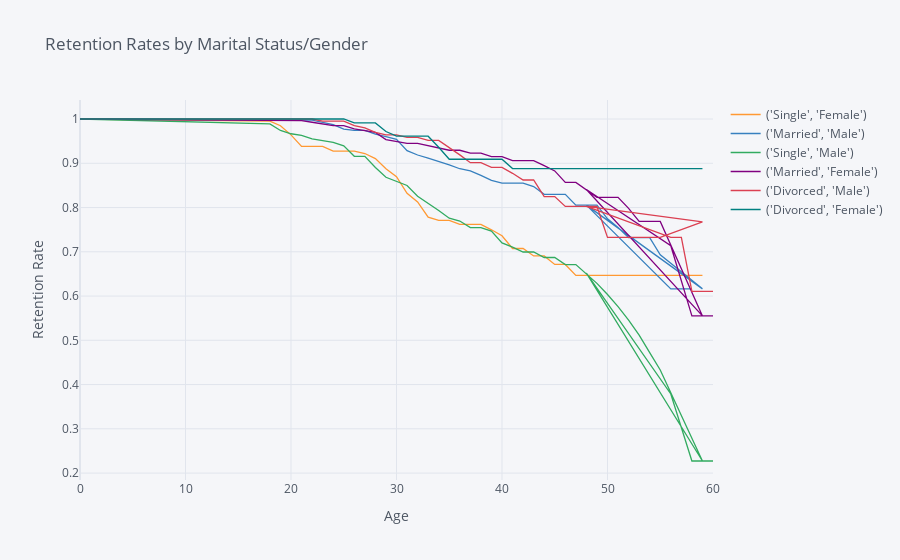

Here is the notebook cell this chart was saved with:
### Markdown cell above
## 6. Now that we have looked at the retention rates by gender and marital status individually, let's look at them together. 

Create a new field in the data set that concatenates marital status and gender, and then generate and plot a survival curve that shows the retention by this new field over the age of the employee.

### Code cell
data['gen_ms'] = list(zip(data['MaritalStatus'], data['Gender']))

rates = survival(data,'gen_ms', 'Age', 'Attrition')

rates.iplot(kind='line', xTitle='Age', yTitle='Retention Rate',
            title='Retention Rates by Marital Status/Gender')

### Figure 1 — Plotly figure (JSON) as saved in the notebook; plotly's stock layout.template omitted (floating-point values rounded to 4 significant figures)
{"data": [{"line": {"color": "rgba(255, 153, 51, 1.0)", "dash": "solid", "shape": "linear", "width": 1.3}, "mode": "lines", "name": "('Single', 'Female')", "text": "", "type": "scatter", "x": [0, 18, 19, 20, 21, 22, 23, 24, 25, 26, 27, 28, 29, 30, 31, 32, 33, 34, 35, 36, 37, 38, 39, 40, 41, 42, 43, 44, 45, 46, 47, 49, 50, 51, 52, 53, 54, 55, 59, 48, 56, 57, 58, 60], "y": [1, 0.995, 0.9848, 0.9641, 0.9381, 0.9381, 0.9381, 0.9275, 0.9275, 0.9275, 0.922, 0.9106, 0.8874, 0.8697, 0.8322, 0.8125, 0.7781, 0.7709, 0.7709, 0.7619, 0.7619, 0.7619, 0.7497, 0.7363, 0.7074, 0.7074, 0.6906, 0.6906, 0.6714, 0.6714, 0.6465, 0.6465, 0.6465, 0.6465, 0.6465, 0.6465, 0.6465, 0.6465, 0.6465, "", "", "", "", ""]}, {"line": {"color": "rgba(55, 128, 191, 1.0)", "dash": "solid", "shape": "linear", "width": 1.3}, "mode": "lines", "name": "('Married', 'Male')", "text": "", "type": "scatter", "x": [0, 18, 19, 20, 21, 22, 23, 24, 25, 26, 27, 28, 29, 30, 31, 32, 33, 34, 35, 36, 37, 38, 39, 40, 41, 42, 43, 44, 45, 46, 47, 49, 50, 51, 52, 53, 54, 55, 59, 48, 56, 57, 58, 60], "y": [1, 0.9988, 0.9988, 0.9988, 0.9988, 0.9975, 0.9925, 0.9874, 0.977, 0.9743, 0.9743, 0.9659, 0.96, 0.954, 0.9286, 0.9187, 0.9116, 0.9043, 0.8964, 0.8876, 0.8828, 0.8726, 0.8614, 0.8553, 0.8553, 0.8553, 0.8473, 0.8299, 0.8299, 0.8299, 0.8055, 0.8055, 0.7745, 0.7546, 0.7318, 0.7318, 0.7318, 0.6932, 0.6162, 0.8055, 0.6162, 0.6162, 0.6162, ""]}, {"line": {"color": "rgba(50, 171, 96, 1.0)", "dash": "solid", "shape": "linear", "width": 1.3}, "mode": "lines", "name": "('Single', 'Male')", "text": "", "type": "scatter", "x": [0, 18, 19, 20, 21, 22, 23, 24, 25, 26, 27, 28, 29, 30, 31, 32, 33, 34, 35, 36, 37, 38, 39, 40, 41, 42, 43, 44, 45, 46, 47, 49, 50, 51, 52, 53, 54, 55, 59, 48, 56, 57, 58, 60], "y": [1, 0.9889, 0.9741, 0.9667, 0.9629, 0.9552, 0.9513, 0.9474, 0.9395, 0.9156, 0.9156, 0.8903, 0.8684, 0.8592, 0.8497, 0.8254, 0.8099, 0.7935, 0.776, 0.7694, 0.7548, 0.7548, 0.7466, 0.7199, 0.7103, 0.6995, 0.6995, 0.6871, 0.6871, 0.6711, 0.6711, 0.6286, 0.6035, 0.576, 0.5457, 0.5116, 0.4723, 0.4329, 0.2273, 0.6519, 0.3788, 0.303, 0.2273, 0.2273]}, {"line": {"color": "rgba(128, 0, 128, 1.0)", "dash": "solid", "shape": "linear", "width": 1.3}, "mode": "lines", "name": "('Married', 'Female')", "text": "", "type": "scatter", "x": [0, 18, 19, 20, 21, 22, 23, 24, 25, 26, 27, 28, 29, 30, 31, 32, 33, 34, 35, 36, 37, 38, 39, 40, 41, 42, 43, 44, 45, 46, 47, 49, 50, 51, 52, 53, 54, 55, 59, 48, 56, 57, 58, 60], "y": [1, 0.9963, 0.9963, 0.9963, 0.9963, 0.9926, 0.9889, 0.9852, 0.9852, 0.9777, 0.9738, 0.9698, 0.9535, 0.9493, 0.9449, 0.9449, 0.94, 0.9349, 0.9294, 0.9294, 0.9228, 0.9228, 0.9151, 0.9151, 0.9058, 0.9058, 0.9058, 0.8946, 0.8827, 0.8568, 0.8568, 0.8231, 0.8231, 0.8231, 0.7981, 0.7686, 0.7686, 0.7686, 0.5551, 0.8406, 0.7137, 0.6344, 0.5551, 0.5551]}, {"line": {"color": "rgba(219, 64, 82, 1.0)", "dash": "solid", "shape": "linear", "width": 1.3}, "mode": "lines", "name": "('Divorced', 'Male')", "text": "", "type": "scatter", "x": [0, 18, 19, 20, 21, 22, 23, 24, 25, 26, 27, 28, 29, 30, 31, 32, 33, 34, 35, 36, 37, 38, 39, 40, 41, 42, 43, 44, 45, 46, 47, 49, 50, 51, 52, 53, 54, 55, 59, 48, 56, 57, 58, 60], "y": [1, 1, 1, 1, 1, 1, 0.9952, 0.9952, 0.9952, 0.9852, 0.9802, 0.9697, 0.9643, 0.9643, 0.9583, 0.9583, 0.9515, 0.9515, 0.9357, 0.919, 0.9013, 0.9013, 0.8906, 0.8906, 0.8773, 0.8621, 0.8621, 0.8247, 0.8247, 0.8024, 0.8024, 0.8024, 0.7326, 0.7326, 0.7326, 0.7326, 0.7326, 0.7326, 0.7675, 0.8024, 0.7326, 0.7326, 0.6105, 0.6105]}, {"line": {"color": "rgba(0, 128, 128, 1.0)", "dash": "solid", "shape": "linear", "width": 1.3}, "mode": "lines", "name": "('Divorced', 'Female')", "text": "", "type": "scatter", "x": [0, 18, 19, 20, 21, 22, 23, 24, 25, 26, 27, 28, 29, 30, 31, 32, 33, 34, 35, 36, 37, 38, 39, 40, 41, 42, 43, 44, 45, 46, 47, 49, 50, 51, 52, 53, 54, 55, 59, 48, 56, 57, 58, 60], "y": [1, 1, 1, 1, 1, 1, 1, 1, 1, 0.9912, 0.9912, 0.9912, 0.9717, 0.9612, 0.9612, 0.9612, 0.9612, 0.9362, 0.9091, 0.9091, 0.9091, 0.9091, 0.9091, 0.9091, 0.8879, 0.8879, 0.8879, 0.8879, 0.8879, 0.8879, 0.8879, 0.8879, 0.8879, 0.8879, 0.8879, 0.8879, 0.8879, 0.8879, 0.8879, 0.8879, 0.8879, 0.8879, 0.8879, ""]}], "layout": {"autosize": true, "legend": {"bgcolor": "#F5F6F9", "font": {"color": "#4D5663"}}, "paper_bgcolor": "#F5F6F9", "plot_bgcolor": "#F5F6F9", "title": {"font": {"color": "#4D5663"}, "text": "Retention Rates by Marital Status/Gender"}, "xaxis": {"autorange": true, "gridcolor": "#E1E5ED", "range": [0, 60], "showgrid": true, "tickfont": {"color": "#4D5663"}, "title": {"font": {"color": "#4D5663"}, "text": "Age"}, "type": "linear", "zerolinecolor": "#E1E5ED"}, "yaxis": {"autorange": true, "gridcolor": "#E1E5ED", "range": [0.1843, 1.043], "showgrid": true, "tickfont": {"color": "#4D5663"}, "title": {"font": {"color": "#4D5663"}, "text": "Retention Rate"}, "type": "linear", "zerolinecolor": "#E1E5ED"}}}
